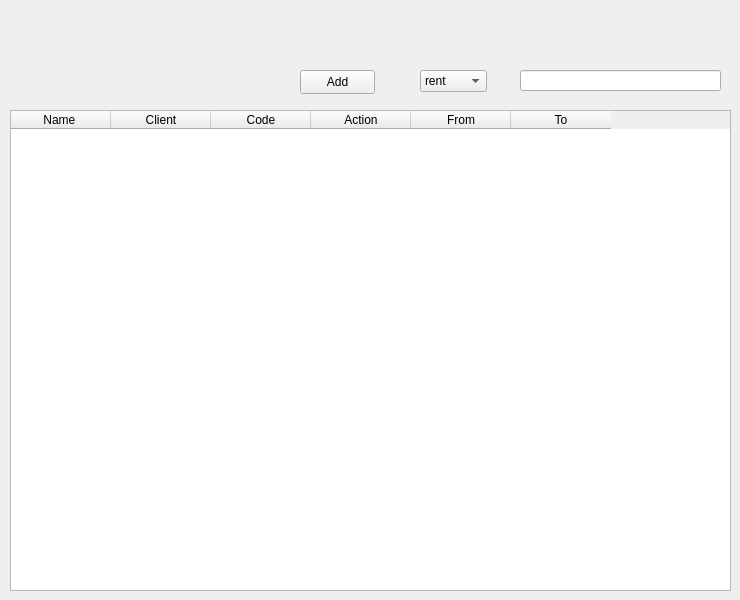
    <widget class="QWidget" name="tab">
     <attribute name="title">
      <string>Today</string>
     </attribute>
     <widget class="QLineEdit" name="lineEdit">
      <property name="geometry">
       <rect>
        <x>520</x>
        <y>70</y>
        <width>201</width>
        <height>21</height>
       </rect>
      </property>
     </widget>
     <widget class="QComboBox" name="comboBox">
      <property name="geometry">
       <rect>
        <x>420</x>
        <y>70</y>
        <width>67</width>
        <height>22</height>
       </rect>
      </property>
      <item>
       <property name="text">
        <string>rent</string>
       </property>
      </item>
      <item>
       <property name="text">
        <string>retrieve</string>
       </property>
      </item>
     </widget>
     <widget class="QPushButton" name="pushButton_8">
      <property name="geometry">
       <rect>
        <x>300</x>
        <y>70</y>
        <width>75</width>
        <height>24</height>
       </rect>
      </property>
      <property name="text">
       <string>Add</string>
      </property>
     </widget>
     <widget class="QTableWidget" name="tableWidget">
      <property name="geometry">
       <rect>
        <x>10</x>
        <y>110</y>
        <width>721</width>
        <height>481</height>
       </rect>
      </property>
      <column>
       <property name="text">
        <string>Name </string>
       </property>
      </column>
      <column>
       <property name="text">
        <string>Client</string>
       </property>
      </column>
      <column>
       <property name="text">
        <string>Code</string>
       </property>
      </column>
      <column>
       <property name="text">
        <string>Action</string>
       </property>
      </column>
      <column>
       <property name="text">
        <string>From</string>
       </property>
      </column>
      <column>
       <property name="text">
        <string>To</string>
       </property>
      </column>
     </widget>
    </widget>
